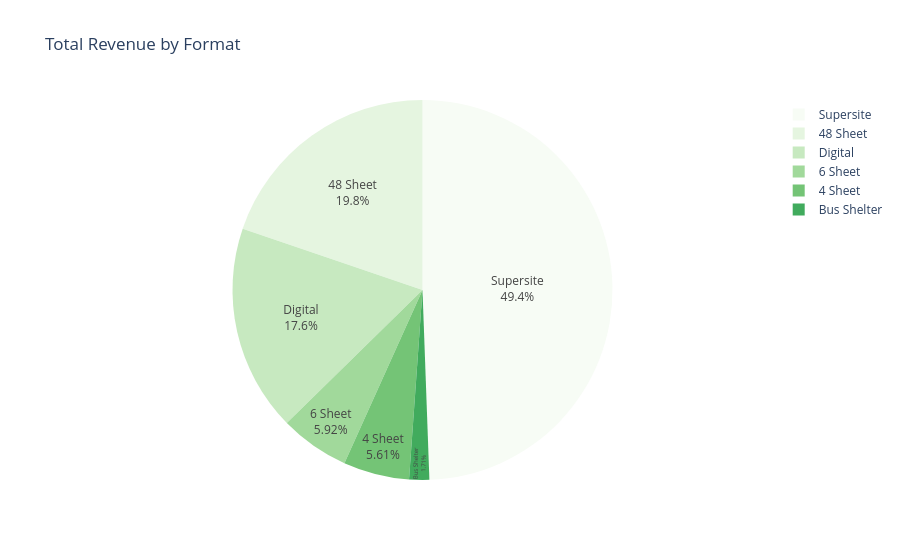

Source (notebook cell):
### Code cell
# Create the pie chart 
fig =  px.pie(
    format_revenue,
    names='format',
    values='revenue',
    title='Total Revenue by Format',
    labels={'format':'Format','revenue':'Revenue'},
   color_discrete_sequence=px.colors.sequential.Greens,  # Changed this too
    hole=0.0  # Optional: set to 0.3 for a donut chart
)

# Add revenue values to the chart
fig.update_traces(textposition='inside', textinfo='percent+label')

fig.show()
fig.write_html('format_revenue.html')
print("✅ Chart saved: format_revenue.html")

### Figure 1 — Plotly figure (JSON) as saved in the notebook; plotly's stock layout.template omitted (floating-point values rounded to 4 significant figures)
{"data": [{"domain": {"x": [0, 1], "y": [0, 1]}, "hole": 0, "hovertemplate": "Format=%{label}<br>Revenue=%{value}<extra></extra>", "labels": ["Supersite", "48 Sheet", "Digital", "6 Sheet", "4 Sheet", "Bus Shelter"], "legendgroup": "", "name": "", "showlegend": true, "textinfo": "percent+label", "textposition": "inside", "type": "pie", "values": [81000, 32400, 28800, 9700, 9200, 2800]}], "layout": {"legend": {"tracegroupgap": 0}, "piecolorway": ["rgb(247,252,245)", "rgb(229,245,224)", "rgb(199,233,192)", "rgb(161,217,155)", "rgb(116,196,118)", "rgb(65,171,93)", "rgb(35,139,69)", "rgb(0,109,44)", "rgb(0,68,27)"], "title": {"text": "Total Revenue by Format"}}}
